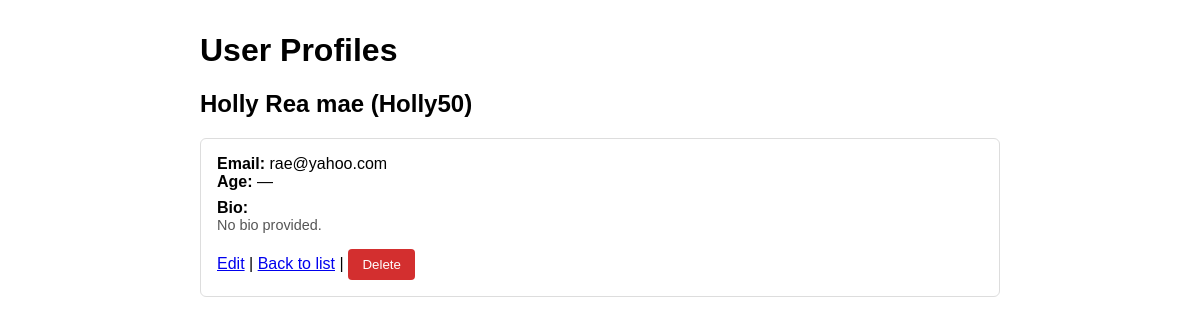
Page /profile/6 on the committed database.
### tables this page shows
CREATE TABLE users (
    id INTEGER PRIMARY KEY AUTOINCREMENT,
    username TEXT NOT NULL UNIQUE,
    full_name TEXT NOT NULL,
    email TEXT NOT NULL UNIQUE,
    age INTEGER,
    bio TEXT
);

### app/routes.py (the view)
@bp.route('/profile/<int:user_id>')
def profile(user_id):
    db = get_db_connection(current_app.config['DATABASE'])
    user = db.execute('SELECT * FROM users WHERE id = ?', (user_id,)).fetchone()
    db.close()
    if not user:
        flash('User not found', 'error')
        return redirect(url_for('main.index'))
    delete_form = DeleteForm()
    return render_template('profile.html', user=user, delete_form=delete_form)

### app/db.py (called while the page is built)
def get_db_connection(db_path: str):
    conn = sqlite3.connect(db_path)
    conn.row_factory = sqlite3.Row
    return conn

### app/templates/profile.html (shortened to what this page needs)
{% extends 'base.html' %}
{% block content %}
  <h2>{{ user['full_name'] }} ({{ user['username'] }})</h2>
  <div class="card">
    <div><strong>Email:</strong> {{ user['email'] }}</div>
    <div><strong>Age:</strong> {{ user['age'] or '—' }}</div>
    <div style="margin-top:0.5rem"><strong>Bio:</strong>
      <div class="small">{{ user['bio'] or 'No bio provided.' }}</div>
    </div>
    <div class="actions">
      <a href="{{ url_for('main.update', user_id=user['id']) }}">Edit</a> |
      <a href="{{ url_for('main.index') }}">Back to list</a> |
      <form id="deleteForm" method="post" action="{{ url_for('main.delete', user_id=user['id']) }}" style="display:inline">
        <button type="button" id="openDelete" class="btn" style="background:#d32f2f;color:white">Delete</button>
      </form>
    </div>
  </div>
{% endblock %}

### app/static/style.css (style rules this page uses)
body { font-family:Arial,Helvetica,sans-serif;margin:2rem }
.card { border:1px solid #ddd;padding:1rem;border-radius:6px;margin-bottom:1rem }
.small { font-size:0.9rem;color:#555 }
.actions { margin-top:1rem }
.btn { display:inline-block;padding:0.5rem 1rem;border-radius:4px;text-decoration:none;background:#1976d2;color:white }
.btn { cursor:pointer;border:none;padding:0.5rem 0.9rem;border-radius:4px }

### rows in the picture
users: full_name "Holly Rea mae", username "Holly50", email "rae@yahoo.com", bio "No bio provided."

### other values in the picture
{{ user['age'] or '—' }} "—"
